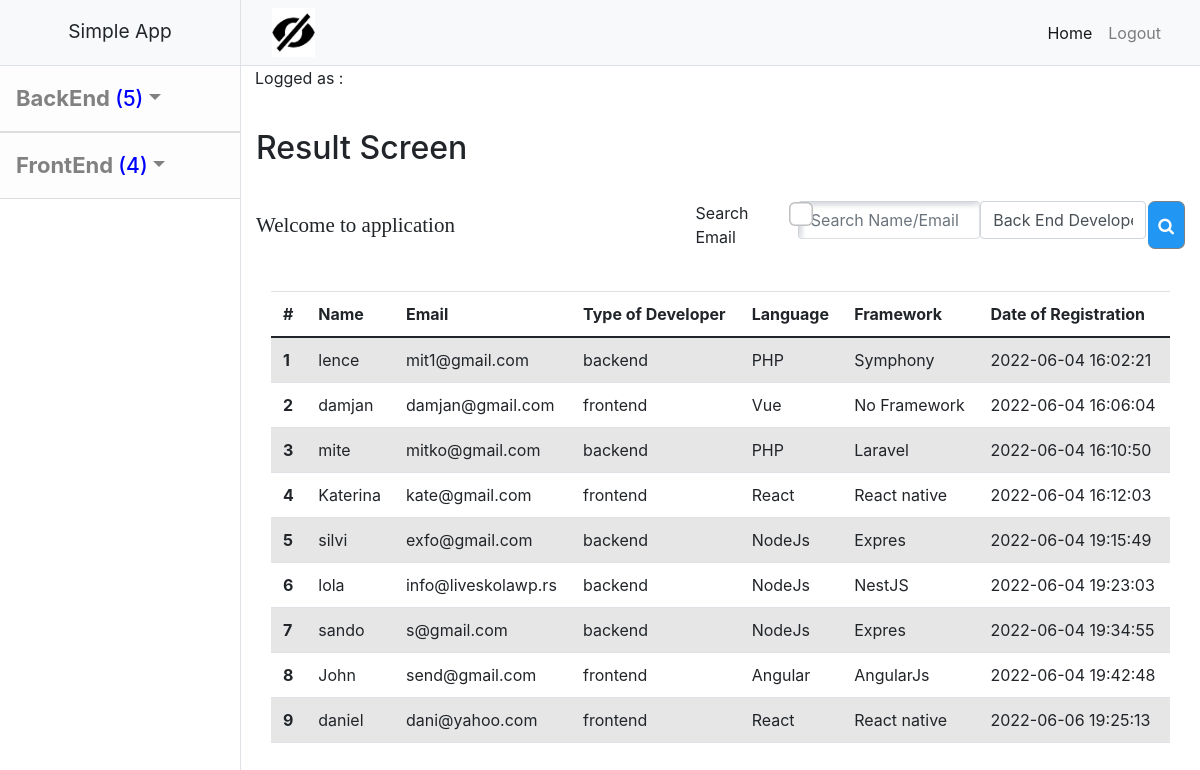
The page /home on the database its author committed.
### tables this page shows
CREATE TABLE `users` (
  `id_users` int(11) NOT NULL,
  `name_users` varchar(255) NOT NULL,
  `email` varchar(255) NOT NULL,
  `type` varchar(255) NOT NULL,
  `language` varchar(255) NOT NULL,
  `framework` varchar(255) NOT NULL,
  `username` varchar(255) NOT NULL,
  `password` varchar(255) NOT NULL,
  `register_date` timestamp NOT NULL DEFAULT current_timestamp()
);

### application/controllers/posts.php (called while the page is built, shortened)
<?php
class Posts extends CI_Controller
{
	public function __construct()
	{
        $this->load->helper('url','form','date');
        $this->load->library("pagination");
		$this->load->model('post_model');
		$this->load->library('session');
    }
							public function home($page = 'home'){
								$data['title'] = "Result Screen";
								$data['users'] = $this->user_model->all_users_from_table();
$all = array("backend", "PHP", "Symphony", "Laravel", "Lumen", "NodeJs", "Expres", "NestJS", "frontend", "Angular", "AngularJs", "Angular 2", "React", "React native", "Vue" );
for ($i = 0; $i < count($all); $i++){
	if($all[$i] === 'Angular 2'){
		$data['Angular_2'] = $this->user_model->count_number($all[$i]);
	}elseif($all[$i] === 'React native'){
             $data['React_native'] = $this->user_model->count_number($all[$i]);
	}
	else{
	$data[$all[$i]] = $this->user_model->count_number($all[$i]);
}
}
								$this->load->view('templates/header_vertical',$data);
								$this->load->view('pages/'.$page,$data);
								$this->load->view('templates/footer');
							}
}

### index.php (called while the page is built, shortened)
<?php
require_once BASEPATH.'core/CodeIgniter.php';

### application/models/user_model.php (called while the page is built, shortened)
<?php
class User_model extends CI_Model
{
								public function all_users_from_table(){
									$query = $this->db->get('users');
									return $query->result_array();
								}
								public function count_number($param){
									$this->db->select('*');
                                    $this->db->from('users');
                                    $this->db->like('type',$param);
                                     $this->db->or_like('language',$param);
                                      $this->db->or_like('framework',$param);
                                      return $this->db->count_all_results();
								}
							}
 ?>

### application/views/pages/home.php (the view, shortened to what this page needs)
<h2><?= $title ?></h2>
<?php echo form_open_multipart('pages/search_user'); ?>
<div class="row" style="height: 100px;">
	<div class="col-md-4 my-auto">
		<p class="" style="
		margin-bottom: 0px;
    font-weight: 500;
    font-family: cursive;
    font-size: 21px;
		">Welcome to application</p>
	</div>
<div class="col-md-6 offset-md-2 my-auto" style="display: flex;vertical-align: center;">
	<div class="my-auto" style="width: 67%;
    display: flex;
    margin-left: -49px;">
		<label class="form-check-label" style="width: 81%;
    margin-left: 9px;">Search Email</label>
    <input type="checkbox" style="margin-left: 107px;" class="form-check-input" name="checkEmail" id="Email">
  </div>
  <input value="<?php
if($this->session->userdata('query_text')){
echo $this->session->userdata('query_text');
}
   ?>"  type="text" class="form-control rounded goSubmit" placeholder="Search Name/Email" aria-label="Search" aria-describedby="search-addon" name="searchText" id="search">
  <div class="" style="width: 100%;">
    <select name="backFront" class="form-control" id="exampleFormControlSelect1">
      <option value="back"<?php if($title === 'Back End Developers'){echo 'selected';} ?>>Back End Developer</option>
    </select>
  </div>
  <button style="
  /* float: left; */
    /* width: 20%; */
    padding: 10px;
    background: #2196F3;
    color: white;
    font-size: 17px;
    border: 1px solid grey;
    border-left: none;
    cursor: pointer;
    border-radius: 7px;
    margin-left: 2px;
  " type="submit"><i class="fa fa-search"></i></button>
</div>
</div>
</form>
<div class="container">
	<table class="table table-striped">
  <thead>
    <tr>
      <th scope="col">#</th>
      <th scope="col">Name</th>
      <th scope="col">Email</th>
      <th scope="col">Type of Developer</th>
      <th scope="col">Language</th>
      <th scope="col">Framework</th>
      <th scope="col">Date of Registration</th>
    </tr>
  </thead>
  <tbody>
  	<?php
  	$i = 1;
  	foreach ($users as $users) {
  	 ?>
    <tr>
      <th scope="row"><?php echo $i++; ?></th>
      <td><?php echo $users['name_users']; ?></td>
      <td><?php echo $users['email']; ?></td>
      <td><?php echo $users['type']; ?></td>
      <td><?php echo $users['language']; ?></td>
      <td><?php echo $users['framework']; ?></td>
      <td><?php echo $users['register_date']; ?></td>
    </tr>
<?php } ?>
  </tbody>
</table>
</div>

### application/views/templates/header_vertical.php (shortened to what this page needs)
<html>
<head>
	<link type="text/css" rel="stylesheet" href="<?php echo base_url() ?>assets/css/style.css" rel="stylesheet">
	<link type="text/css" rel="stylesheet" href="<?php echo base_url() ?>assets/css/list.css" rel="stylesheet">
	<link rel="stylesheet" href="https://cdnjs.cloudflare.com/ajax/libs/font-awesome/4.7.0/css/font-awesome.min.css">
	<link type="text/css"  href="<?php echo base_url() ?>assets/bootstrap/bootstrap.css" rel="stylesheet">
	<link type="text/css"  href="<?php echo base_url() ?>assets/bootstrap/bootstrap.min.css" rel="stylesheet">
	<link type="text/css" rel="stylesheet" href="<?php echo base_url() ?>assets/css/style.css" rel="stylesheet">
</head>
<body>
	<div class="d-flex" id="wrapper">
            <div  class="border-end bg-white" id="sidebar-wrapper">
                <div class="sidebar-heading border-bottom bg-light">Simple App</div>
                <div class="list-group list-group-flush" id="links">
                    <a style="font-size: 22px;
    font-weight: 700;" class="list-group-item list-group-item-action list-group-item-light p-3 nav-link dropdown-toggle show" data-toggle="collapse" href="#back"  href="#">BackEnd <span class="countStyle">(<?php  echo $backend; ?>)</span></a>
                    <a style="font-size: 22px;
    font-weight: 700;border-top: 1px solid rgba(0,0,0,.125);" class="list-group-item list-group-item-action list-group-item-light p-3 nav-link dropdown-toggle show" data-toggle="collapse" href="#front"  href="#">FrontEnd <span class="countStyle">(<?php echo $frontend;     ?>)</span></a>
                </div>
            </div>
            <div id="page-content-wrapper">
                <nav class="navbar navbar-expand-lg navbar-light bg-light border-bottom">
                    <div class="container-fluid">
                        <img onclick="showHide()" src="<?php echo base_url() ?>assets/images/posts/hide.jpg" id="sidebarToggle" style="
                        width: 43px;
                        height: 49px;
                        cursor: pointer;
                        " alt="">
                        <div class="collapse navbar-collapse" id="navbarSupportedContent">
                            <ul class="navbar-nav ms-auto mt-2 mt-lg-0" id="myTab">
                                <li class="nav-item btn1"><a class="nav-link active" href="<?php echo base_url() ?>home">Home</a></li>
                                <li class="nav-item btn1"><a class="nav-link" href="http://localhost/blog/users/logout">Logout</a></li>
                            </ul>
                        </div>
                    </div>
                </nav>
                <p class="my-auto" style="padding-left: 14px;"><span>Logged as : </span><strong><?php echo $this->session->userdata('username'); ?></strong></p>
    <div class="container" style="
    margin-top: 39px;
    ">

### application/views/templates/footer.php (shortened to what this page needs)
</div>
</div>
</div>
</body>
</html>

### assets/css/style.css (style rules this page uses)
.goSubmit { border-radius: 6px; box-shadow: inset -3px -3px 7px #ffffff73, inset 3px 3px 5px rgba(94, 104, 125, 0.288); border-bottom:1px solid rgba(191,191,191,0.5); border-right:1px solid rgba(191,191,191,0.5); }
input[type=checkbox] { transform: scale(1.5); }
.countStyle { font-size: 21px; font-weight: 500; color: blue; }

### rows shown on the page
users: name_users "lence", email "mit1@gmail.com", type "backend", language "PHP", framework "Symphony", register_date "2022-06-04 16:02:21"
users: name_users "damjan", email "damjan@gmail.com", type "frontend", language "Vue", framework "No Framework", register_date "2022-06-04 16:06:04"
users: name_users "mite", email "mitko@gmail.com", type "backend", language "PHP", framework "Laravel", register_date "2022-06-04 16:10:50"
users: name_users "Katerina", email "kate@gmail.com", type "frontend", language "React", framework "React native", register_date "2022-06-04 16:12:03"
users: name_users "silvi", email "exfo@gmail.com", type "backend", language "NodeJs", framework "Expres", register_date "2022-06-04 19:15:49"
users: name_users "lola", email "info@liveskolawp.rs", type "backend", language "NodeJs", framework "NestJS", register_date "2022-06-04 19:23:03"
users: name_users "sando", email "s@gmail.com", type "backend", language "NodeJs", framework "Expres", register_date "2022-06-04 19:34:55"
users: name_users "John", email "send@gmail.com", type "frontend", language "Angular", framework "AngularJs", register_date "2022-06-04 19:42:48"
users: name_users "daniel", email "dani@yahoo.com", type "frontend", language "React", framework "React native", register_date "2022-06-06 19:25:13"

### other values the page prints
$backend "5"
$frontend "4"
$title "Result Screen"
